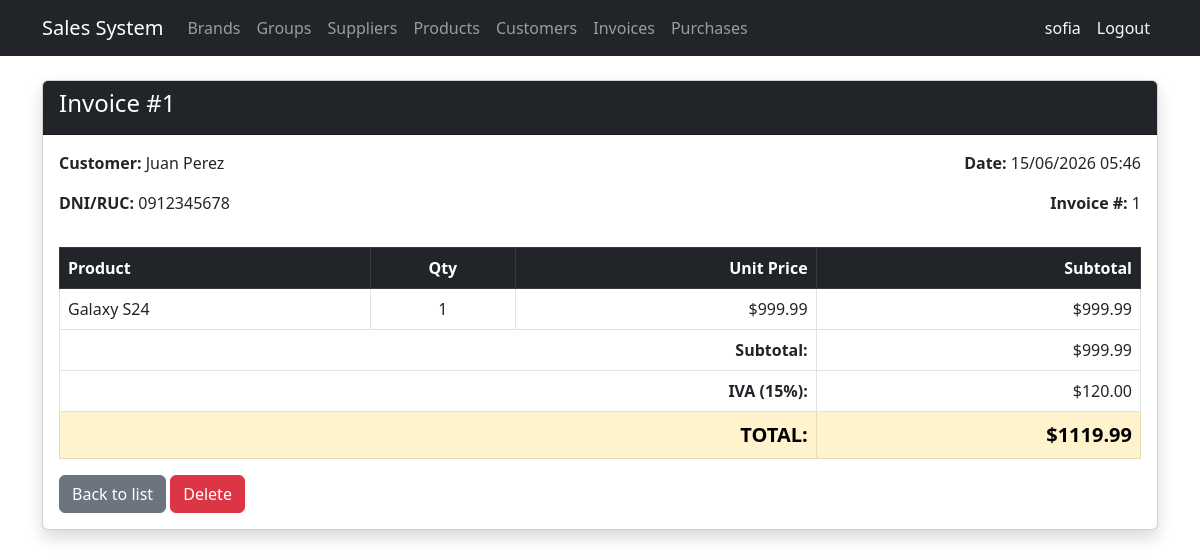
The page /invoices/1/ (signed in) on the database its author committed.
### billing/models.py (models this page shows, shortened)
class Invoice(models.Model):
    customer = models.ForeignKey(Customer, on_delete=models.PROTECT, related_name='invoices')
    invoice_date = models.DateTimeField(auto_now_add=True)
    subtotal = models.DecimalField(max_digits=12, decimal_places=2, default=0)
    tax = models.DecimalField(max_digits=12, decimal_places=2, default=0)
    total = models.DecimalField(max_digits=12, decimal_places=2, default=0)
    is_active = models.BooleanField(default=True)
    class Meta: ordering = ['-invoice_date']

class Customer(models.Model):
    dni = models.CharField(max_length=13,
        unique=True,
        verbose_name='DNI / RUC',
        validators=[validate_cedula_ec])
    first_name = models.CharField(max_length=100)
    last_name = models.CharField(max_length=100)
    email = models.EmailField(blank=True, null=True)
    phone = models.CharField(max_length=20, blank=True, null=True)
    address = models.TextField(blank=True, null=True)
    is_active = models.BooleanField(default=True)
    created_at = models.DateTimeField(auto_now_add=True)
    updated_at = models.DateTimeField(auto_now=True)
    class Meta:
        ordering = ['last_name', 'first_name']
    @property
    def full_name(self): return f'{self.first_name} {self.last_name}'

class InvoiceDetail(models.Model):
    invoice = models.ForeignKey(Invoice, on_delete=models.CASCADE, related_name='details')
    product = models.ForeignKey(Product, on_delete=models.PROTECT, related_name='invoice_details')
    quantity = models.IntegerField(default=1)
    unit_price = models.DecimalField(max_digits=12, decimal_places=2)
    subtotal = models.DecimalField(max_digits=12, decimal_places=2, default=0)

class Product(models.Model):
    name = models.CharField(max_length=200, verbose_name='Product Name')
    description = models.TextField(blank=True, null=True)
    brand = models.ForeignKey(Brand, on_delete=models.PROTECT, related_name='products')
    group = models.ForeignKey(ProductGroup, on_delete=models.PROTECT, related_name='products')
    suppliers = models.ManyToManyField(Supplier, related_name='products', blank=True)
    unit_price = models.DecimalField(max_digits=12, decimal_places=2)
    stock = models.IntegerField(default=0)
    image = models.ImageField(upload_to='products/', blank=True, null=True, verbose_name='Product Image')
    is_active = models.BooleanField(default=True)
    created_at = models.DateTimeField(auto_now_add=True)
    updated_at = models.DateTimeField(auto_now=True)
    class Meta:
        verbose_name = 'Product'
        verbose_name_plural = 'Products'
        ordering = ['name']

### billing/views.py (the view)
# urls.py: path('invoices/<int:pk>/', views.invoice_detail, name='invoice_detail'),
@login_required
def invoice_detail(request, pk):
    invoice = get_object_or_404(
        Invoice.objects.select_related('customer')
                       .prefetch_related('details__product'),
        pk=pk
    )
    return render(request, 'billing/invoice_detail.html', {'invoice': invoice})

### billing/templates/billing/invoice_detail.html (shortened to what this page needs)
{% extends 'billing/base.html' %}
{% block content %}
<div class="card shadow mb-4">
  <div class="card-header bg-dark text-white">
    <h4>Invoice #{{ invoice.id }}</h4>
  </div>
  <div class="card-body">
    <div class="row mb-3">
      <div class="col-md-6">
        <p><strong>Customer:</strong> {{ invoice.customer.full_name }}</p>
        <p><strong>DNI/RUC:</strong> {{ invoice.customer.dni }}</p>
      </div>
      <div class="col-md-6 text-end">
        <p><strong>Date:</strong> {{ invoice.invoice_date|date:"d/m/Y H:i" }}</p>
        <p><strong>Invoice #:</strong> {{ invoice.id }}</p>
      </div>
    </div>
    <table class="table table-bordered">
      <thead class="table-dark">
        <tr>
          <th>Product</th>
          <th class="text-center">Qty</th>
          <th class="text-end">Unit Price</th>
          <th class="text-end">Subtotal</th>
        </tr>
      </thead>
      <tbody>
        {% for detail in invoice.details.all %}
        <tr>
          <td>{{ detail.product.name }}</td>
          <td class="text-center">{{ detail.quantity }}</td>
          <td class="text-end">${{ detail.unit_price }}</td>
          <td class="text-end">${{ detail.subtotal }}</td>
        </tr>
        {% endfor %}
      </tbody>
      <tfoot>
        <tr>
          <td colspan="3" class="text-end fw-bold">Subtotal:</td>
          <td class="text-end">${{ invoice.subtotal }}</td>
        </tr>
        <tr>
          <td colspan="3" class="text-end fw-bold">IVA (15%):</td>
          <td class="text-end">${{ invoice.tax }}</td>
        </tr>
        <tr class="table-warning">
          <td colspan="3" class="text-end fw-bold fs-5">TOTAL:</td>
          <td class="text-end fw-bold fs-5">${{ invoice.total }}</td>
        </tr>
      </tfoot>
    </table>
    <a href="{% url 'billing:invoice_list' %}" class="btn btn-secondary">Back to list</a>
    <a href="{% url 'billing:invoice_delete' invoice.pk %}" class="btn btn-danger">Delete</a>
  </div>
</div>
{% endblock %}

### billing/templates/billing/base.html (shortened to what this page needs)
<!DOCTYPE html>
<html lang="es">
<head>
  <link href="https://cdn.jsdelivr.net/npm/bootstrap@5.3.0/dist/css/bootstrap.min.css" rel="stylesheet">
</head>
<body>
<nav class="navbar navbar-expand-lg navbar-dark bg-dark">
  <div class="container">
    <a class="navbar-brand" href="{% url 'billing:home' %}">Sales System</a>
    <div class="collapse navbar-collapse" id="nav">
      <ul class="navbar-nav me-auto">
        {% if user.is_authenticated %}
        <li class="nav-item"><a class="nav-link" href="{% url 'billing:brand_list' %}">Brands</a></li>
        <li class="nav-item"><a class="nav-link" href="{% url 'billing:productgroup_list' %}">Groups</a></li>
        <li class="nav-item"><a class="nav-link" href="{% url 'billing:supplier_list' %}">Suppliers</a></li>
        <li class="nav-item"><a class="nav-link" href="{% url 'billing:product_list' %}">Products</a></li>
        <li class="nav-item"><a class="nav-link" href="{% url 'billing:customer_list' %}">Customers</a></li>
        <li class="nav-item"><a class="nav-link" href="{% url 'billing:invoice_list' %}">Invoices</a></li>
        <li class="nav-item"><a class="nav-link" href="{% url 'purchasing:purchase_list' %}">Purchases</a></li>
        {% endif %}
      </ul>
      <ul class="navbar-nav">
        {% if user.is_authenticated %}
        <li class="nav-item">
          <span class="nav-link text-light">{{ user.username }}</span>
        </li>
        <li class="nav-item">
          <form method="post" action="{% url 'logout' %}" class="d-inline">
            <button type="submit" class="nav-link btn btn-link text-light"
                    style="text-decoration:none;">Logout</button>
          </form>
        </li>
        {% endif %}
      </ul>
    </div>
  </div>
</nav>
<div class="container mt-4">
  {% block content %}{% endblock %}
</div>
</body>
</html>

### rows shown on the page
Invoice: id "1", customer.full_name "Juan Perez", customer.dni "0912345678", invoice_date "15/06/2026 05:46", subtotal "999.99", tax "120.00", total "1119.99"
InvoiceDetail: product.name "Galaxy S24", quantity "1", unit_price "999.99", subtotal "999.99"

### other values the page prints
{{ user.username }} "sofia"
